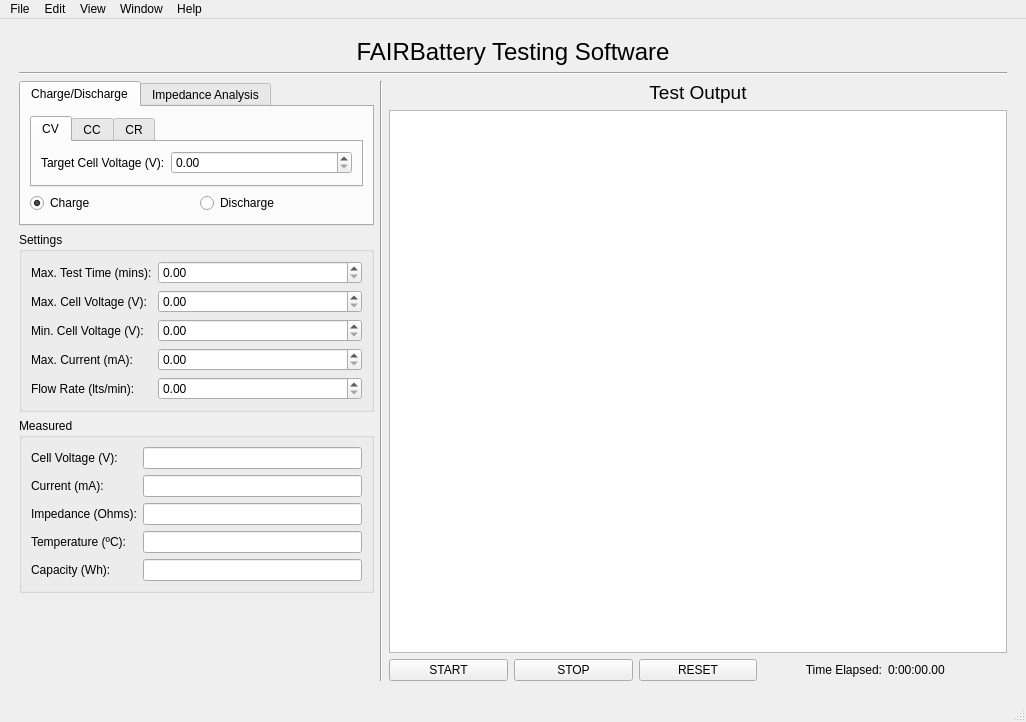
<?xml version="1.0" encoding="UTF-8"?>
<ui version="4.0">
 <class>MainWindow</class>
 <widget class="QMainWindow" name="MainWindow">
  <property name="geometry">
   <rect>
    <x>0</x>
    <y>0</y>
    <width>1026</width>
    <height>722</height>
   </rect>
  </property>
  <property name="windowTitle">
   <string>FAIRBatery Testing Software</string>
  </property>
  <widget class="QWidget" name="centralwidget">
   <layout class="QVBoxLayout" name="verticalLayout_6">
    <item>
     <layout class="QVBoxLayout" name="verticalLayout">
      <property name="leftMargin">
       <number>10</number>
      </property>
      <property name="topMargin">
       <number>10</number>
      </property>
      <property name="rightMargin">
       <number>10</number>
      </property>
      <property name="bottomMargin">
       <number>10</number>
      </property>
      <item>
       <widget class="QLabel" name="title">
        <property name="font">
         <font>
          <pointsize>18</pointsize>
         </font>
        </property>
        <property name="text">
         <string>FAIRBattery Testing Software</string>
        </property>
        <property name="alignment">
         <set>Qt::AlignCenter</set>
        </property>
       </widget>
      </item>
      <item>
       <widget class="Line" name="line">
        <property name="orientation">
         <enum>Qt::Horizontal</enum>
        </property>
       </widget>
      </item>
      <item>
       <layout class="QHBoxLayout" name="horizontalLayout">
        <item>
         <layout class="QVBoxLayout" name="verticalLayout_8">
          <item>
           <widget class="QTabWidget" name="test_mode_tabs">
            <property name="sizePolicy">
             <sizepolicy hsizetype="Fixed" vsizetype="Expanding">
              <horstretch>0</horstretch>
              <verstretch>0</verstretch>
             </sizepolicy>
            </property>
            <property name="minimumSize">
             <size>
              <width>355</width>
              <height>0</height>
             </size>
            </property>
            <property name="currentIndex">
             <number>0</number>
            </property>
            <widget class="QWidget" name="charge">
             <attribute name="title">
              <string>Charge/Discharge</string>
             </attribute>
             <layout class="QVBoxLayout" name="verticalLayout_3">
              <item>
               <widget class="QTabWidget" name="target_selection_tabs">
                <property name="sizePolicy">
                 <sizepolicy hsizetype="Expanding" vsizetype="Fixed">
                  <horstretch>0</horstretch>
                  <verstretch>0</verstretch>
                 </sizepolicy>
                </property>
                <property name="currentIndex">
                 <number>0</number>
                </property>
                <widget class="QWidget" name="CV">
                 <attribute name="title">
                  <string>CV</string>
                 </attribute>
                 <layout class="QVBoxLayout" name="verticalLayout_4">
                  <item>
                   <layout class="QFormLayout" name="formLayout_4">
                    <property name="leftMargin">
                     <number>0</number>
                    </property>
                    <property name="topMargin">
                     <number>0</number>
                    </property>
                    <item row="0" column="0">
                     <widget class="QLabel" name="label_6">
                      <property name="text">
                       <string>Target Cell Voltage (V):</string>
                      </property>
                     </widget>
                    </item>
                    <item row="0" column="1">
                     <widget class="QDoubleSpinBox" name="target_voltage_spinbox">
                      <property name="accelerated">
                       <bool>true</bool>
                      </property>
                      <property name="maximum">
                       <double>4.000000000000000</double>
                      </property>
                      <property name="singleStep">
                       <double>0.100000000000000</double>
                      </property>
                     </widget>
                    </item>
                   </layout>
                  </item>
                 </layout>
                </widget>
                <widget class="QWidget" name="CC">
                 <attribute name="title">
                  <string>CC</string>
                 </attribute>
                 <layout class="QHBoxLayout" name="horizontalLayout_5">
                  <item>
                   <layout class="QFormLayout" name="formLayout_10">
                    <property name="leftMargin">
                     <number>0</number>
                    </property>
                    <property name="topMargin">
                     <number>0</number>
                    </property>
                    <item row="0" column="0">
                     <widget class="QLabel" name="label_17">
                      <property name="text">
                       <string>Target Current (mA):</string>
                      </property>
                     </widget>
                    </item>
                    <item row="0" column="1">
                     <widget class="QDoubleSpinBox" name="target_current_spinbox">
                      <property name="accelerated">
                       <bool>true</bool>
                      </property>
                      <property name="maximum">
                       <double>300.000000000000000</double>
                      </property>
                     </widget>
                    </item>
                   </layout>
                  </item>
                 </layout>
                </widget>
                <widget class="QWidget" name="CR">
                 <attribute name="title">
                  <string>CR</string>
                 </attribute>
                 <layout class="QHBoxLayout" name="horizontalLayout_6">
                  <item>
                   <layout class="QFormLayout" name="formLayout_6">
                    <property name="leftMargin">
                     <number>0</number>
                    </property>
                    <property name="topMargin">
                     <number>0</number>
                    </property>
                    <item row="0" column="0">
                     <widget class="QLabel" name="label_7">
                      <property name="text">
                       <string>Target Load Resistance (Ohms):</string>
                      </property>
                     </widget>
                    </item>
                    <item row="0" column="1">
                     <widget class="QDoubleSpinBox" name="target_resistance_spinbox">
                      <property name="accelerated">
                       <bool>true</bool>
                      </property>
                     </widget>
                    </item>
                   </layout>
                  </item>
                 </layout>
                </widget>
               </widget>
              </item>
              <item>
               <layout class="QHBoxLayout" name="horizontalLayout_4">
                <item>
                 <widget class="QRadioButton" name="charge_radiobutton">
                  <property name="text">
                   <string>Charge</string>
                  </property>
                  <property name="checked">
                   <bool>true</bool>
                  </property>
                 </widget>
                </item>
                <item>
                 <widget class="QRadioButton" name="discharge_radiobutton">
                  <property name="text">
                   <string>Discharge</string>
                  </property>
                 </widget>
                </item>
               </layout>
              </item>
             </layout>
            </widget>
            <widget class="QWidget" name="impedance">
             <attribute name="title">
              <string>Impedance Analysis</string>
             </attribute>
             <layout class="QVBoxLayout" name="verticalLayout_5">
              <item>
               <layout class="QFormLayout" name="formLayout_23">
                <item row="0" column="0">
                 <widget class="QLabel" name="label_33">
                  <property name="text">
                   <string>Min. Frequency (Hz):</string>
                  </property>
                 </widget>
                </item>
                <item row="0" column="1">
                 <widget class="QSpinBox" name="min_frequency_spinbox">
                  <property name="accelerated">
                   <bool>true</bool>
                  </property>
                  <property name="maximum">
                   <number>1000000</number>
                  </property>
                  <property name="singleStep">
                   <number>100</number>
                  </property>
                 </widget>
                </item>
                <item row="1" column="0">
                 <widget class="QLabel" name="label_34">
                  <property name="text">
                   <string>Max. Frequency (Hz):</string>
                  </property>
                 </widget>
                </item>
                <item row="1" column="1">
                 <widget class="QSpinBox" name="max_frequency_spinbox">
                  <property name="accelerated">
                   <bool>true</bool>
                  </property>
                  <property name="maximum">
                   <number>1000000</number>
                  </property>
                  <property name="singleStep">
                   <number>100</number>
                  </property>
                 </widget>
                </item>
                <item row="2" column="0">
                 <widget class="QLabel" name="label_37">
                  <property name="text">
                   <string>Steps per Decade:</string>
                  </property>
                 </widget>
                </item>
                <item row="2" column="1">
                 <widget class="QSpinBox" name="steps_per_decade_spinbox">
                  <property name="accelerated">
                   <bool>true</bool>
                  </property>
                  <property name="minimum">
                   <number>1</number>
                  </property>
                  <property name="maximum">
                   <number>10000</number>
                  </property>
                  <property name="value">
                   <number>50</number>
                  </property>
                 </widget>
                </item>
               </layout>
              </item>
             </layout>
            </widget>
           </widget>
          </item>
          <item>
           <widget class="QGroupBox" name="groupBox_2">
            <property name="title">
             <string>Settings</string>
            </property>
            <layout class="QGridLayout" name="gridLayout_2">
             <item row="0" column="0">
              <layout class="QFormLayout" name="formLayout_9">
               <item row="0" column="0">
                <widget class="QLabel" name="label_16">
                 <property name="text">
                  <string>Max. Test Time (mins):</string>
                 </property>
                </widget>
               </item>
               <item row="0" column="1">
                <widget class="QDoubleSpinBox" name="max_time_spinbox">
                 <property name="accelerated">
                  <bool>true</bool>
                 </property>
                 <property name="maximum">
                  <double>400.000000000000000</double>
                 </property>
                </widget>
               </item>
               <item row="3" column="0">
                <widget class="QLabel" name="label_2">
                 <property name="text">
                  <string>Max. Current (mA):</string>
                 </property>
                </widget>
               </item>
               <item row="3" column="1">
                <widget class="QDoubleSpinBox" name="max_current_spinbox">
                 <property name="accelerated">
                  <bool>true</bool>
                 </property>
                 <property name="maximum">
                  <double>300.000000000000000</double>
                 </property>
                </widget>
               </item>
               <item row="1" column="0">
                <widget class="QLabel" name="label_12">
                 <property name="text">
                  <string>Max. Cell Voltage (V):</string>
                 </property>
                </widget>
               </item>
               <item row="1" column="1">
                <widget class="QDoubleSpinBox" name="max_cell_voltage_spinbox">
                 <property name="accelerated">
                  <bool>true</bool>
                 </property>
                 <property name="maximum">
                  <double>4.500000000000000</double>
                 </property>
                 <property name="singleStep">
                  <double>0.100000000000000</double>
                 </property>
                </widget>
               </item>
               <item row="4" column="0">
                <widget class="QLabel" name="label_10">
                 <property name="text">
                  <string>Flow Rate (lts/min):</string>
                 </property>
                </widget>
               </item>
               <item row="4" column="1">
                <widget class="QDoubleSpinBox" name="flow_rate_spinbox">
                 <property name="accelerated">
                  <bool>true</bool>
                 </property>
                </widget>
               </item>
               <item row="2" column="0">
                <widget class="QLabel" name="label_18">
                 <property name="text">
                  <string>Min. Cell Voltage (V):</string>
                 </property>
                </widget>
               </item>
               <item row="2" column="1">
                <widget class="QDoubleSpinBox" name="min_cell_voltage_spinbox">
                 <property name="accelerated">
                  <bool>true</bool>
                 </property>
                 <property name="maximum">
                  <double>4.000000000000000</double>
                 </property>
                 <property name="singleStep">
                  <double>0.100000000000000</double>
                 </property>
                </widget>
               </item>
              </layout>
             </item>
            </layout>
           </widget>
          </item>
          <item>
           <widget class="QGroupBox" name="groupBox">
            <property name="sizePolicy">
             <sizepolicy hsizetype="Fixed" vsizetype="Preferred">
              <horstretch>0</horstretch>
              <verstretch>0</verstretch>
             </sizepolicy>
            </property>
            <property name="minimumSize">
             <size>
              <width>355</width>
              <height>0</height>
             </size>
            </property>
            <property name="title">
             <string>Measured</string>
            </property>
            <layout class="QGridLayout" name="gridLayout">
             <item row="0" column="0">
              <layout class="QFormLayout" name="formLayout_17">
               <item row="0" column="0">
                <widget class="QLabel" name="label_28">
                 <property name="text">
                  <string>Cell Voltage (V):</string>
                 </property>
                </widget>
               </item>
               <item row="0" column="1">
                <widget class="QLineEdit" name="measured_voltage_lineedit">
                 <property name="readOnly">
                  <bool>true</bool>
                 </property>
                </widget>
               </item>
               <item row="1" column="0">
                <widget class="QLabel" name="label_29">
                 <property name="text">
                  <string>Current (mA):</string>
                 </property>
                </widget>
               </item>
               <item row="1" column="1">
                <widget class="QLineEdit" name="measured_current_lineedit">
                 <property name="readOnly">
                  <bool>true</bool>
                 </property>
                </widget>
               </item>
               <item row="3" column="0">
                <widget class="QLabel" name="label_30">
                 <property name="text">
                  <string>Temperature (ºC):</string>
                 </property>
                </widget>
               </item>
               <item row="3" column="1">
                <widget class="QLineEdit" name="measured_temperature_lineedit">
                 <property name="readOnly">
                  <bool>true</bool>
                 </property>
                </widget>
               </item>
               <item row="4" column="0">
                <widget class="QLabel" name="label_31">
                 <property name="text">
                  <string>Capacity (Wh):</string>
                 </property>
                </widget>
               </item>
               <item row="4" column="1">
                <widget class="QLineEdit" name="measured_capacity_lineedit">
                 <property name="readOnly">
                  <bool>true</bool>
                 </property>
                </widget>
               </item>
               <item row="2" column="0">
                <widget class="QLabel" name="label_5">
                 <property name="text">
                  <string>Impedance (Ohms):</string>
                 </property>
                </widget>
               </item>
               <item row="2" column="1">
                <widget class="QLineEdit" name="measured_impedance_lineedit"/>
               </item>
              </layout>
             </item>
            </layout>
           </widget>
          </item>
          <item>
           <spacer name="verticalSpacer">
            <property name="orientation">
             <enum>Qt::Vertical</enum>
            </property>
            <property name="sizeHint" stdset="0">
             <size>
              <width>20</width>
              <height>40</height>
             </size>
            </property>
           </spacer>
          </item>
         </layout>
        </item>
        <item>
         <widget class="Line" name="line_2">
          <property name="orientation">
           <enum>Qt::Vertical</enum>
          </property>
         </widget>
        </item>
        <item>
         <layout class="QVBoxLayout" name="verticalLayout_2">
          <item>
           <widget class="QLabel" name="label_4">
            <property name="font">
             <font>
              <pointsize>14</pointsize>
             </font>
            </property>
            <property name="text">
             <string>Test Output</string>
            </property>
            <property name="alignment">
             <set>Qt::AlignCenter</set>
            </property>
           </widget>
          </item>
          <item>
           <widget class="GraphicsLayoutWidget" name="graphicsView">
            <property name="minimumSize">
             <size>
              <width>500</width>
              <height>0</height>
             </size>
            </property>
           </widget>
          </item>
          <item>
           <layout class="QHBoxLayout" name="horizontalLayout_2">
            <item>
             <widget class="QPushButton" name="start_button">
              <property name="text">
               <string>START</string>
              </property>
             </widget>
            </item>
            <item>
             <widget class="QPushButton" name="stop_button">
              <property name="text">
               <string>STOP</string>
              </property>
             </widget>
            </item>
            <item>
             <widget class="QPushButton" name="reset_button">
              <property name="text">
               <string>RESET</string>
              </property>
             </widget>
            </item>
            <item>
             <widget class="QLabel" name="label_3">
              <property name="text">
               <string>Time Elapsed:</string>
              </property>
              <property name="alignment">
               <set>Qt::AlignRight|Qt::AlignTrailing|Qt::AlignVCenter</set>
              </property>
             </widget>
            </item>
            <item>
             <widget class="QLabel" name="time_elapsed_value">
              <property name="text">
               <string>0:00:00.00</string>
              </property>
             </widget>
            </item>
           </layout>
          </item>
         </layout>
        </item>
       </layout>
      </item>
     </layout>
    </item>
   </layout>
  </widget>
  <widget class="QStatusBar" name="statusbar"/>
  <widget class="QMenuBar" name="menubar">
   <property name="geometry">
    <rect>
     <x>0</x>
     <y>0</y>
     <width>1026</width>
     <height>24</height>
    </rect>
   </property>
   <widget class="QMenu" name="menuFile">
    <property name="title">
     <string>File</string>
    </property>
    <widget class="QMenu" name="menuSave_Data">
     <property name="title">
      <string>Export Data</string>
     </property>
     <addaction name="actionSave_Raw_Data"/>
     <addaction name="actionFigure"/>
    </widget>
    <widget class="QMenu" name="menuRecent_Tests">
     <property name="title">
      <string>Recent Tests</string>
     </property>
     <addaction name="actionTest1"/>
     <addaction name="actionTest2"/>
     <addaction name="actionTest3"/>
    </widget>
    <addaction name="actionLoad_Test"/>
    <addaction name="menuRecent_Tests"/>
    <addaction name="actionSave_Test"/>
    <addaction name="actionSave_Test_As"/>
    <addaction name="menuSave_Data"/>
    <addaction name="separator"/>
    <addaction name="actionClose"/>
   </widget>
   <widget class="QMenu" name="menuHelp">
    <property name="title">
     <string>Help</string>
    </property>
    <addaction name="actionDocumentation"/>
   </widget>
   <widget class="QMenu" name="menuView">
    <property name="title">
     <string>View</string>
    </property>
    <addaction name="actionEnter_Full_Screen_2"/>
   </widget>
   <widget class="QMenu" name="menuEdit">
    <property name="title">
     <string>Edit</string>
    </property>
    <addaction name="actionUndo"/>
    <addaction name="actionRedo"/>
    <addaction name="separator"/>
    <addaction name="actionCut"/>
    <addaction name="actionCopy"/>
    <addaction name="actionPaste"/>
    <addaction name="actionSelect_All"/>
    <addaction name="separator"/>
   </widget>
   <widget class="QMenu" name="menuWindow">
    <property name="title">
     <string>Window</string>
    </property>
    <addaction name="actionMinimise"/>
    <addaction name="separator"/>
    <addaction name="actionBring_All_to_Front"/>
    <addaction name="separator"/>
    <addaction name="actionTest1_2"/>
   </widget>
   <addaction name="menuFile"/>
   <addaction name="menuEdit"/>
   <addaction name="menuView"/>
   <addaction name="menuWindow"/>
   <addaction name="menuHelp"/>
  </widget>
  <action name="actionLoad_Test">
   <property name="text">
    <string>Load Test</string>
   </property>
   <property name="shortcut">
    <string>Ctrl+O</string>
   </property>
  </action>
  <action name="actionSave_Test">
   <property name="text">
    <string>Save Test</string>
   </property>
   <property name="shortcut">
    <string>Ctrl+S</string>
   </property>
  </action>
  <action name="actionSave_Raw_Data">
   <property name="text">
    <string>Raw Data</string>
   </property>
  </action>
  <action name="actionFigure">
   <property name="text">
    <string>Figure</string>
   </property>
  </action>
  <action name="actionSave_Test_As">
   <property name="text">
    <string>Save Test As</string>
   </property>
   <property name="shortcut">
    <string>Ctrl+Shift+S</string>
   </property>
  </action>
  <action name="actionDocumentation">
   <property name="text">
    <string>Documentation</string>
   </property>
  </action>
  <action name="actionUndo">
   <property name="text">
    <string>Undo</string>
   </property>
   <property name="shortcut">
    <string>Ctrl+Z</string>
   </property>
  </action>
  <action name="actionRedo">
   <property name="text">
    <string>Redo</string>
   </property>
   <property name="shortcut">
    <string>Ctrl+Shift+Z</string>
   </property>
  </action>
  <action name="actionCut">
   <property name="text">
    <string>Cut</string>
   </property>
   <property name="shortcut">
    <string>Ctrl+X</string>
   </property>
  </action>
  <action name="actionCopy">
   <property name="text">
    <string>Copy</string>
   </property>
   <property name="shortcut">
    <string>Ctrl+C</string>
   </property>
  </action>
  <action name="actionPaste">
   <property name="text">
    <string>Paste</string>
   </property>
   <property name="shortcut">
    <string>Ctrl+V</string>
   </property>
  </action>
  <action name="actionSelect_All">
   <property name="text">
    <string>Select All</string>
   </property>
   <property name="shortcut">
    <string>Ctrl+A</string>
   </property>
  </action>
  <action name="actionStart_Dictation">
   <property name="text">
    <string>Start Dictation</string>
   </property>
  </action>
  <action name="actionTest1">
   <property name="text">
    <string>Test1</string>
   </property>
  </action>
  <action name="actionTest2">
   <property name="text">
    <string>Test2</string>
   </property>
  </action>
  <action name="actionTest3">
   <property name="text">
    <string>Test3</string>
   </property>
  </action>
  <action name="actionClose">
   <property name="text">
    <string>Close</string>
   </property>
   <property name="shortcut">
    <string>Ctrl+W</string>
   </property>
  </action>
  <action name="actionMinimise">
   <property name="text">
    <string>Minimise</string>
   </property>
  </action>
  <action name="actionBring_All_to_Front">
   <property name="text">
    <string>Bring All to Front</string>
   </property>
  </action>
  <action name="actionTest1_2">
   <property name="text">
    <string>&gt; Example Test 1</string>
   </property>
  </action>
  <action name="actionEnter_Full_Screen">
   <property name="text">
    <string>Enter Full Screen</string>
   </property>
  </action>
  <action name="actionEnter_Full_Screen_2">
   <property name="text">
    <string>Enter Full Screen</string>
   </property>
  </action>
 </widget>
 <customwidgets>
  <customwidget>
   <class>GraphicsLayoutWidget</class>
   <extends>QGraphicsView</extends>
   <header>pyqtgraph</header>
  </customwidget>
 </customwidgets>
 <resources/>
 <connections>
  <connection>
   <sender>start_button</sender>
   <signal>pressed()</signal>
   <receiver>MainWindow</receiver>
   <slot>start_test_button()</slot>
   <hints>
    <hint type="sourcelabel">
     <x>440</x>
     <y>648</y>
    </hint>
    <hint type="destinationlabel">
     <x>390</x>
     <y>615</y>
    </hint>
   </hints>
  </connection>
  <connection>
   <sender>stop_button</sender>
   <signal>pressed()</signal>
   <receiver>MainWindow</receiver>
   <slot>stop_test_button()</slot>
   <hints>
    <hint type="sourcelabel">
     <x>552</x>
     <y>653</y>
    </hint>
    <hint type="destinationlabel">
     <x>529</x>
     <y>626</y>
    </hint>
   </hints>
  </connection>
  <connection>
   <sender>reset_button</sender>
   <signal>pressed()</signal>
   <receiver>MainWindow</receiver>
   <slot>reset_test_button()</slot>
   <hints>
    <hint type="sourcelabel">
     <x>691</x>
     <y>649</y>
    </hint>
    <hint type="destinationlabel">
     <x>663</x>
     <y>625</y>
    </hint>
   </hints>
  </connection>
  <connection>
   <sender>max_time_spinbox</sender>
   <signal>valueChanged(double)</signal>
   <receiver>MainWindow</receiver>
   <slot>max_test_time()</slot>
   <hints>
    <hint type="sourcelabel">
     <x>295</x>
     <y>291</y>
    </hint>
    <hint type="destinationlabel">
     <x>386</x>
     <y>284</y>
    </hint>
   </hints>
  </connection>
  <connection>
   <sender>max_cell_voltage_spinbox</sender>
   <signal>valueChanged(double)</signal>
   <receiver>MainWindow</receiver>
   <slot>max_test_voltage()</slot>
   <hints>
    <hint type="sourcelabel">
     <x>274</x>
     <y>332</y>
    </hint>
    <hint type="destinationlabel">
     <x>385</x>
     <y>315</y>
    </hint>
   </hints>
  </connection>
  <connection>
   <sender>min_cell_voltage_spinbox</sender>
   <signal>valueChanged(double)</signal>
   <receiver>MainWindow</receiver>
   <slot>min_test_voltage()</slot>
   <hints>
    <hint type="sourcelabel">
     <x>256</x>
     <y>370</y>
    </hint>
    <hint type="destinationlabel">
     <x>387</x>
     <y>342</y>
    </hint>
   </hints>
  </connection>
  <connection>
   <sender>max_current_spinbox</sender>
   <signal>valueChanged(double)</signal>
   <receiver>MainWindow</receiver>
   <slot>max_test_current()</slot>
   <hints>
    <hint type="sourcelabel">
     <x>249</x>
     <y>402</y>
    </hint>
    <hint type="destinationlabel">
     <x>386</x>
     <y>378</y>
    </hint>
   </hints>
  </connection>
  <connection>
   <sender>flow_rate_spinbox</sender>
   <signal>valueChanged(double)</signal>
   <receiver>MainWindow</receiver>
   <slot>flow_rate()</slot>
   <hints>
    <hint type="sourcelabel">
     <x>290</x>
     <y>433</y>
    </hint>
    <hint type="destinationlabel">
     <x>386</x>
     <y>412</y>
    </hint>
   </hints>
  </connection>
  <connection>
   <sender>test_mode_tabs</sender>
   <signal>currentChanged(int)</signal>
   <receiver>MainWindow</receiver>
   <slot>test_mode()</slot>
   <hints>
    <hint type="sourcelabel">
     <x>360</x>
     <y>111</y>
    </hint>
    <hint type="destinationlabel">
     <x>386</x>
     <y>101</y>
    </hint>
   </hints>
  </connection>
  <connection>
   <sender>target_selection_tabs</sender>
   <signal>currentChanged(int)</signal>
   <receiver>MainWindow</receiver>
   <slot>test_selection()</slot>
   <hints>
    <hint type="sourcelabel">
     <x>323</x>
     <y>133</y>
    </hint>
    <hint type="destinationlabel">
     <x>386</x>
     <y>133</y>
    </hint>
   </hints>
  </connection>
  <connection>
   <sender>charge_radiobutton</sender>
   <signal>toggled(bool)</signal>
   <receiver>MainWindow</receiver>
   <slot>charge_mode()</slot>
   <hints>
    <hint type="sourcelabel">
     <x>165</x>
     <y>223</y>
    </hint>
    <hint type="destinationlabel">
     <x>388</x>
     <y>215</y>
    </hint>
   </hints>
  </connection>
  <connection>
   <sender>target_voltage_spinbox</sender>
   <signal>valueChanged(double)</signal>
   <receiver>MainWindow</receiver>
   <slot>target_voltage()</slot>
   <hints>
    <hint type="sourcelabel">
     <x>283</x>
     <y>180</y>
    </hint>
    <hint type="destinationlabel">
     <x>386</x>
     <y>159</y>
    </hint>
   </hints>
  </connection>
  <connection>
   <sender>target_current_spinbox</sender>
   <signal>valueChanged(double)</signal>
   <receiver>MainWindow</receiver>
   <slot>target_current()</slot>
   <hints>
    <hint type="sourcelabel">
     <x>271</x>
     <y>177</y>
    </hint>
    <hint type="destinationlabel">
     <x>400</x>
     <y>170</y>
    </hint>
   </hints>
  </connection>
  <connection>
   <sender>target_resistance_spinbox</sender>
   <signal>valueChanged(double)</signal>
   <receiver>MainWindow</receiver>
   <slot>target_resistance()</slot>
   <hints>
    <hint type="sourcelabel">
     <x>280</x>
     <y>175</y>
    </hint>
    <hint type="destinationlabel">
     <x>385</x>
     <y>189</y>
    </hint>
   </hints>
  </connection>
  <connection>
   <sender>min_frequency_spinbox</sender>
   <signal>valueChanged(int)</signal>
   <receiver>MainWindow</receiver>
   <slot>min_frequency()</slot>
   <hints>
    <hint type="sourcelabel">
     <x>278</x>
     <y>148</y>
    </hint>
    <hint type="destinationlabel">
     <x>397</x>
     <y>144</y>
    </hint>
   </hints>
  </connection>
  <connection>
   <sender>max_frequency_spinbox</sender>
   <signal>valueChanged(int)</signal>
   <receiver>MainWindow</receiver>
   <slot>min_frequency()</slot>
   <hints>
    <hint type="sourcelabel">
     <x>290</x>
     <y>180</y>
    </hint>
    <hint type="destinationlabel">
     <x>398</x>
     <y>200</y>
    </hint>
   </hints>
  </connection>
  <connection>
   <sender>steps_per_decade_spinbox</sender>
   <signal>valueChanged(int)</signal>
   <receiver>MainWindow</receiver>
   <slot>steps_per_decade()</slot>
   <hints>
    <hint type="sourcelabel">
     <x>267</x>
     <y>217</y>
    </hint>
    <hint type="destinationlabel">
     <x>399</x>
     <y>231</y>
    </hint>
   </hints>
  </connection>
  <connection>
   <sender>actionLoad_Test</sender>
   <signal>triggered()</signal>
   <receiver>MainWindow</receiver>
   <slot>load_test()</slot>
   <hints>
    <hint type="sourcelabel">
     <x>-1</x>
     <y>-1</y>
    </hint>
    <hint type="destinationlabel">
     <x>512</x>
     <y>360</y>
    </hint>
   </hints>
  </connection>
  <connection>
   <sender>actionSave_Raw_Data</sender>
   <signal>triggered()</signal>
   <receiver>MainWindow</receiver>
   <slot>save_raw_data()</slot>
   <hints>
    <hint type="sourcelabel">
     <x>-1</x>
     <y>-1</y>
    </hint>
    <hint type="destinationlabel">
     <x>512</x>
     <y>360</y>
    </hint>
   </hints>
  </connection>
 </connections>
 <slots>
  <slot>max_test_time()</slot>
  <slot>max_test_voltage()</slot>
  <slot>min_test_voltage()</slot>
  <slot>target_voltage()</slot>
  <slot>target_current()</slot>
  <slot>start_test_button()</slot>
  <slot>stop_test_button()</slot>
  <slot>reset_test_button()</slot>
  <slot>save_raw_data()</slot>
  <slot>save_test()</slot>
  <slot>load_test()</slot>
  <slot>max_test_current()</slot>
  <slot>flow_rate()</slot>
  <slot>test_mode()</slot>
  <slot>test_selection()</slot>
  <slot>charge_mode()</slot>
  <slot>target_resistance()</slot>
  <slot>min_frequency()</slot>
  <slot>max_frequency()</slot>
  <slot>steps_per_decade()</slot>
 </slots>
</ui>
